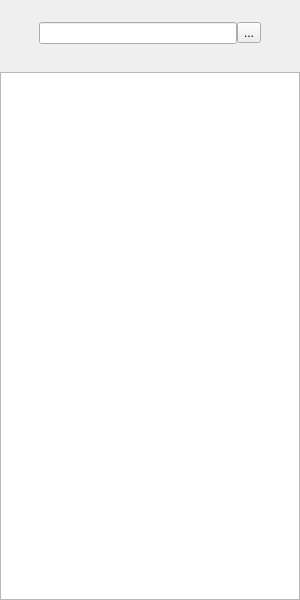
<?xml version="1.0" encoding="UTF-8"?>
<ui version="4.0">
 <class>search</class>
 <widget class="QWidget" name="search">
  <property name="geometry">
   <rect>
    <x>0</x>
    <y>0</y>
    <width>300</width>
    <height>600</height>
   </rect>
  </property>
  <property name="windowTitle">
   <string>Form</string>
  </property>
  <property name="styleSheet">
   <string notr="true"/>
  </property>
  <layout class="QVBoxLayout" name="verticalLayout" stretch="1,8">
   <property name="leftMargin">
    <number>0</number>
   </property>
   <property name="topMargin">
    <number>0</number>
   </property>
   <property name="rightMargin">
    <number>0</number>
   </property>
   <property name="bottomMargin">
    <number>0</number>
   </property>
   <item>
    <widget class="QFrame" name="frame">
     <property name="styleSheet">
      <string notr="true">QFrame{
border:sold 10px rgba(0,0,0);
background-image:url(:/image/CZBJ.png);
}</string>
     </property>
     <layout class="QHBoxLayout" name="horizontalLayout" stretch="2,10,2,2">
      <property name="spacing">
       <number>0</number>
      </property>
      <property name="leftMargin">
       <number>0</number>
      </property>
      <property name="topMargin">
       <number>0</number>
      </property>
      <property name="rightMargin">
       <number>0</number>
      </property>
      <property name="bottomMargin">
       <number>0</number>
      </property>
      <item>
       <widget class="QLabel" name="label">
        <property name="text">
         <string/>
        </property>
       </widget>
      </item>
      <item>
       <widget class="QLineEdit" name="searchline"/>
      </item>
      <item>
       <widget class="QToolButton" name="seachicon">
        <property name="text">
         <string>...</string>
        </property>
        <property name="icon">
         <iconset resource="res.qrc">
          <normaloff>:/image/CZTB.jpg</normaloff>:/image/CZTB.jpg</iconset>
        </property>
       </widget>
      </item>
      <item>
       <widget class="QLabel" name="label_2">
        <property name="text">
         <string/>
        </property>
       </widget>
      </item>
     </layout>
    </widget>
   </item>
   <item>
    <widget class="QListWidget" name="listWidget"/>
   </item>
  </layout>
 </widget>
 <resources>
  <include location="res.qrc"/>
 </resources>
 <connections/>
</ui>
